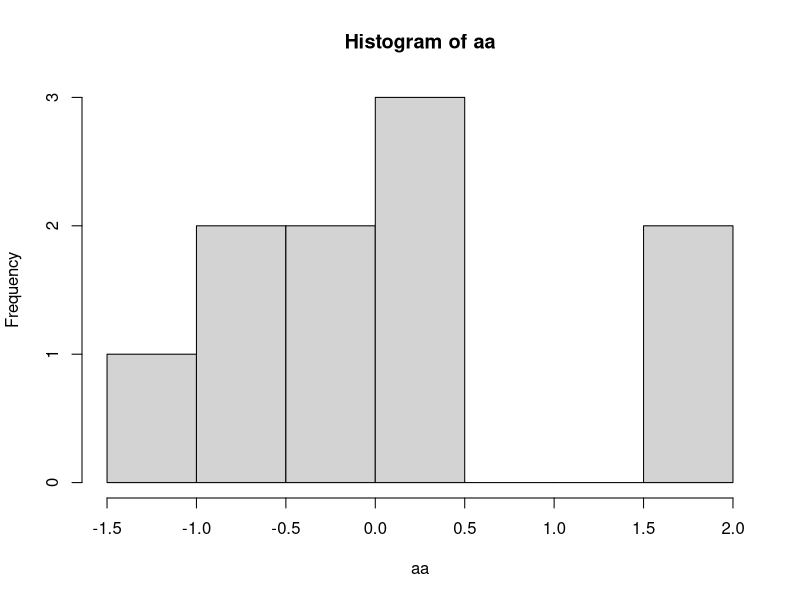
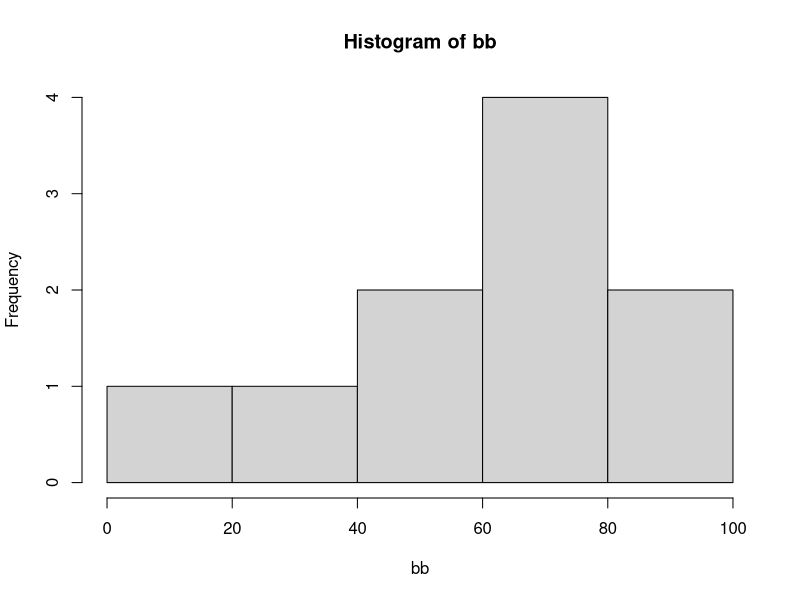

These figures' R source, in order:
# 내장 함수
seq(0, 5, by = 1.5)

set.seed(123)  # 난수 값을 고정
aa <- rnorm(10, mean = 0, sd = 1)  # 정규분포를 따르는 난수 발생. # 중심극한정리
print(aa)
print(mean(aa))
hist(aa)

bb <- runif(10, min = 0, max = 100) # 균등분포를 따르는 난수
print(bb)
hist(bb)

sample(0:100, 10)

vec <- 1:10
min(vec)
mean(vec)
median(vec)
quantile(vec)
table(vec)
# ...

# 사용자 정의 함수
func1 <- function() {
  print('사용자 정의 함수')
}
func1()

func2 <- function(arg1) {
  cat('arg : ', arg1)
  cat('\n매개 변수 사용')
  return(arg1 + 10)
}

func2(20)

# 윤년 체크 : 년도가 4의 배수이고 100의 배수가 아니거나 400의 배수
yun_func <- function(y) {
  if(y %% 4 == 0 & y %% 100 != 0 | y %% 400 == 0) {
    paste(y, '년은 윤년')
  } else {
    paste(y, '년은 평년')
  }
}
yun_func(2020)
yun_func(2022)
